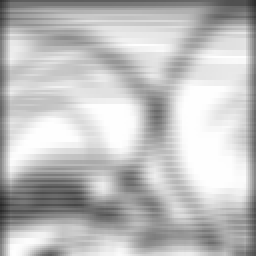
#> input picture serial/output/128x128_kernel11x11_sk.jpeg, 128 x 128 px (shown 2 times larger)
$ python diff.py
#> lines starting #> are read from the running program, lines starting #| are printed output that depends on the picture
import cv2
import numpy as np

img_serial = cv2.imread('serial/output/128x128_kernel11x11_sk.jpeg', cv2.IMREAD_GRAYSCALE)
#> img_serial is the input picture: shape (128, 128); min 41, max 254, mean 190.7
img_cuda = cv2.imread('cuda/output/128x128_kernel11x11_sk.jpeg', cv2.IMREAD_GRAYSCALE)
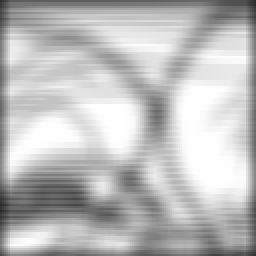
#> input picture cuda/output/128x128_kernel11x11_sk.jpeg, 128 x 128 px (shown 2 times larger)
#> img_cuda is the input picture: shape (128, 128); min 41, max 254, mean 188.6

diff = img_cuda - img_serial
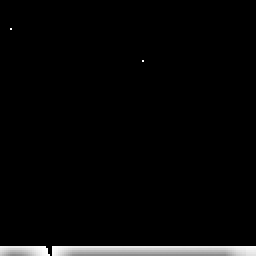
#> diff: shape (128, 128) (shown 2 times larger); min 0, max 255, mean 7.7

f_out = open('diff.txt', 'w')

for line in diff:
    for ele in line:
        f_out.write(f'{ele} ')
    f_out.write('\n')
#> this loop made 128 passes

f_out.close()
print('done!')
